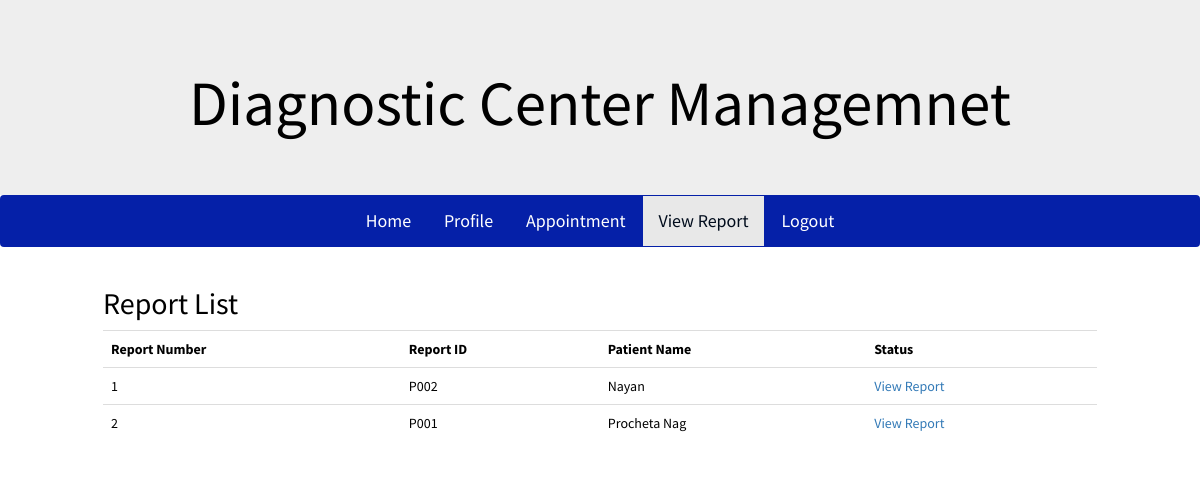
The page /report.php (signed in) on the database its author committed.
### tables this page shows
CREATE TABLE `patient` (
  `id` int(100) NOT NULL,
  `p_id` varchar(100) NOT NULL,
  `name` varchar(50) NOT NULL,
  `address` varchar(200) NOT NULL,
  `age` varchar(100) NOT NULL,
  `sex` varchar(10) NOT NULL,
  `email` varchar(40) NOT NULL,
  `username` varchar(30) NOT NULL,
  `pass` varchar(20) NOT NULL
);

CREATE TABLE `report` (
  `id` int(20) NOT NULL,
  `app_id` varchar(20) NOT NULL,
  `patient_id` varchar(100) NOT NULL,
  `result` varchar(200) NOT NULL,
  `doctor` varchar(60) NOT NULL,
  `report_date` varchar(20) NOT NULL
);

### report.php (the view, shortened to what this page needs)
<?php
	include('configuration.php');
    $conn = new PDO("mysql:host=$host;dbname=$db",$user,$pw);
	$login = 0;
	$success = 1;
	if(isset($_COOKIE['P_username']))
	{
		$username = $_COOKIE['P_username'];
		$pass = $_COOKIE['P_password'];
		$check = $conn->query("SELECT * FROM patient WHERE username = '$username'");
		foreach($check as $info)
		{
			if ($pass != $info['pass'])
			{
				$login = 0;
			}
			else
			{
				$login = 1;
			}
		}
	}
?>
<?php include('include/header.php'); ?>
<nav class="navbar">
  <div class="container">
    <div class="collapse navbar-collapse" id="bs-example-navbar-collapse-1">
      <ul class="nav navbar-nav">
        <li><a href="http://localhost/dcm/">Home</a></li>
        <li><a href="patient-profile.php">Profile</a></li>
        <?php if($login !=0) {?>
        <li><a href="appointment.php">Appointment</a></li>
        <li class="active"><a href="report.php">View Report</a></li>
        <li><a href="p-logout.php">Logout</a></li>
        <?php } ?>
      </ul>
    </div>
  </div>
</nav>
<?php
	if($login == 0)
	{
?>
<div id="loginForm">
	<h2>Admin Login</h2>
    <form class="form-horizontal" role="form" method="post">
        <div class="form-group">
            <label class="col-sm-2 control-label" for="username">Username</label>
            <div class="col-sm-10">
                <input type="text" class="form-control" id="username" name="username" placeholder="Username">
            </div>
        </div>
        <div class="form-group">
            <label class="col-sm-2 control-label" for="Password">Password</label>
            <div class="col-sm-10">
            	<input type="password" class="form-control" id="Password" name="password" placeholder="Password">
            </div>
        </div>
        <?php if($success == 0){?>
		<p class="text-danger">Incorrent username or password</p>
        <?php }?>
        <div class="form-group">
        	<div class="col-sm-offset-2 col-sm-10">
        		<button type="submit" name="submit" class="btn btn-default">Login</button>
            </div>
        </div>
    </form>
</div>
<?php
	}
	else
	{
?>
<div class="container">
	<div class="row">
		<div class="col-md-12">
			<h2>Report List</h2>
			<table class="table">
			<?php
				$check = $conn->query("SELECT * FROM report");
				if($check->rowCount() != 0){
			?>
			<tr>
				<th>Report Number</th>
				<th>Report ID</th>
				<th>Patient Name</th>
				<th>Status</th>
			</tr>
			<?php
				}
				else
					echo "<h4>Empty List</h4>";
				$sl = 1;
				foreach ($check as $test_val) {
				?>
				<tr>
					<td><?php echo $sl; ?></td>
					<td><?php echo $test_val['patient_id'] ?></td>
					<td>
						<?php
							$names = $conn->query("SELECT * FROM patient WHERE p_id = '".$test_val['patient_id']."'");
							foreach ($names as $name) {
							 	echo $name['name'];
							}
						?>
					</td>
					<td><a href="view_report.php?rid=<?php echo $test_val['id']; ?>">View Report</button></td>
				</tr>
				<?php
					$sl++;
				}
			?>
			</table>
		</div>
	</div>
</div>
</body>
</html>
<?php
	}
?>

### css/style.css (style rules this page uses)
body { font-family: 'Source Sans Pro', sans-serif; background-size:cover; font-weight: 400; font-size: 14px; line-height: 21px; color: #000; margin-bottom: 0; overflow-y: auto; overflow-x: hidden; background:#fff; }
a:link { text-decoration: none; }
ul, li { list-style-type: none; }
.container { max-width:1024px; position: relative; z-index: 2; }
.navbar { background: #0520a8 !important; }
.navbar ul { float: none; text-align: center; }
.navbar li { color: #fff; font-size: 18px; text-align: center; float: none; display: inline-block; }
.navbar li a { color: #fff; padding-left: 15px; padding-right: 15px; }
.navbar-nav { margin:0 !important; }
li.active a { background:#e8e8e8; color:#000c1c; }

### rows shown on the page
report: patient "P002"
patient: name "Procheta Nag"
patient: name "Nayan"
report: patient "P001"
